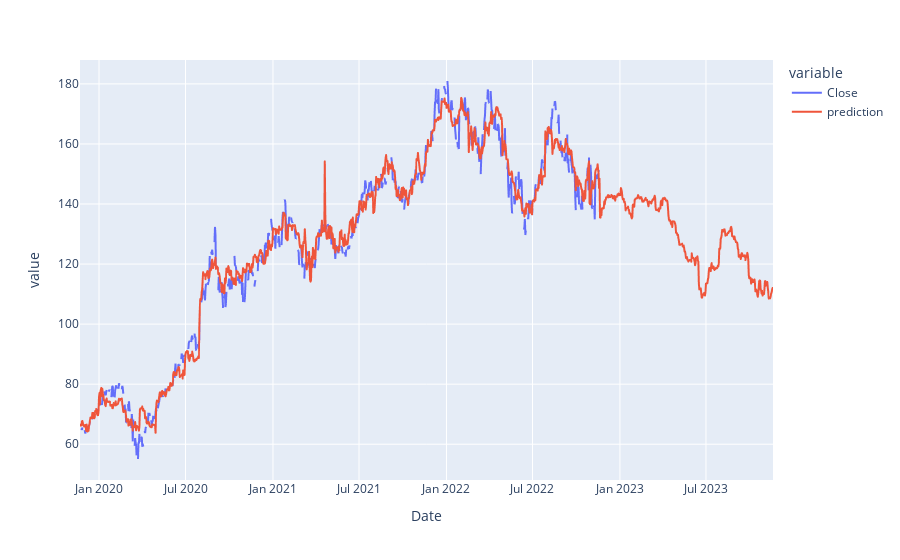

The code cell stored with this chart in its notebook:
### Code cell
ticker = "AAPL"

model_df = ticker_regression.retrieve_single_ticker_model_results_from_mongo(ticker)

model_df.drop(labels=["_id"], axis=1, inplace=True)
# model_df.rename(columns={"index": "Date"}, inplace=True)

model_df["Date"] = pd.to_datetime(model_df["Date"])
model_df.drop(["Close"], axis=1, inplace=True)
model_df.set_index("Date", inplace=True)

# print(model_df)

yahoo_df = yahoo.retrieve_company_stock_price_from_mongo(ticker)
yahoo_df.drop(labels=["_id"], axis=1, inplace=True)
yahoo_df["Date"] = pd.to_datetime(yahoo_df["Date"])
yahoo_df.set_index("Date", inplace=True)
# print(yahoo_df)
# # model_df.sort_values(["Date"], ascending=True, inplace=True)
# combined_df = yahoo_df.concat(model_df, left_index=True, right_index=True)
combined_df = yahoo_df.merge(model_df, how="right", left_index=True, right_index=True)
combined_df.reset_index(inplace=True)
combined_df.sort_values(["Date"], ascending=True, inplace=True)
px.line(combined_df, x='Date', y=['Close','prediction'])

### Figure 1 — Plotly figure (JSON) as saved in the notebook; plotly's stock layout.template omitted (floating-point values rounded to 4 significant figures; data arrays with more than 128 entries replaced by an {"elided": "..."} marker saying what was removed)
{"data": [{"hovertemplate": "variable=Close<br>Date=%{x}<br>value=%{y}<extra></extra>", "legendgroup": "Close", "line": {"color": "#636efa", "dash": "solid"}, "marker": {"symbol": "circle"}, "mode": "lines", "name": "Close", "showlegend": true, "type": "scattergl", "x": {"elided": "1459 str values"}, "xaxis": "x", "y": {"elided": "1459 float values"}, "yaxis": "y"}, {"hovertemplate": "variable=prediction<br>Date=%{x}<br>value=%{y}<extra></extra>", "legendgroup": "prediction", "line": {"color": "#EF553B", "dash": "solid"}, "marker": {"symbol": "circle"}, "mode": "lines", "name": "prediction", "showlegend": true, "type": "scattergl", "x": {"elided": "1459 str values"}, "xaxis": "x", "y": {"elided": "1459 float values"}, "yaxis": "y"}], "layout": {"legend": {"title": {"text": "variable"}, "tracegroupgap": 0}, "margin": {"t": 60}, "xaxis": {"anchor": "y", "domain": [0, 1], "title": {"text": "Date"}}, "yaxis": {"anchor": "x", "domain": [0, 1], "title": {"text": "value"}}}}
